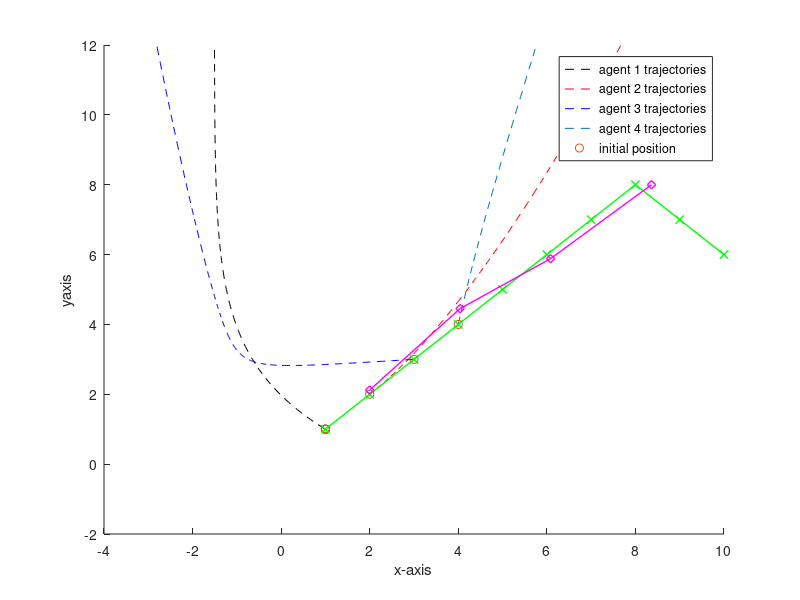

MATLAB code to generate this figure:
adjA = [0 1 0 0;
    0 0 0 1;
    0 0 0 1;
    0 1 0 0];
v = [1 1 1 0];
D = diag(v);
L = D - adjA;

xdx = [1;3;1;3];
xdy = [1;1;3;3];

for i = 1:4
    for j = 1:4
        sumA(i,j) = adjA(i,j)*(xdx(i)-xdx(j));
        sumB(i,j) = adjA(i,j)*(xdy(i)-xdy(j));
    end
    rx(i) = -(1/xdx(i)*sum(sumA(i,:)));
    ry(i) = -(1/xdy(i)*sum(sumB(i,:)));
end

Rx = [rx(1) 0 0 0;
    0 rx(2) 0 0;
    0 0 rx(3) 0;
    0 0 0 rx(4)];
    
Ry = [ry(1) 0 0 0;
    0 ry(2) 0 0;
    0 0 ry(3) 0;
    0 0 0 ry(4)];

phix = L + Rx;
phiy = L + Ry;
 
eig(phix);
eig(phiy);
 
Ax = [ -L -Rx; zeros(4) -phix];
Ay = [ -L -Ry; zeros(4) -phiy];

A = rand(4,4);
B = zeros(8,1);
C = eye(8);
D = 0;
t = 0:0.01:50;
u = zeros(size(t));

f = size(t);
f = f(1,2);

sysx = ss(Ax,B,C,D);
sysy = ss(Ay,B,C,D);

x1 = lsim(sysx,u,t,[1,2 3,4 5,6 7,8]);
y1 = lsim(sysy,u,t,[7,6 5,4 3,2 1,8]);

hold on
plot(x1(:,1),y1(:,7),'k--', x1(:,2),y1(:,6),'r--',x1(:,3),y1(:,5),'b--',x1(:,4),y1(:,4),'--');
plot([1,1 1,2 1,3 1,4],[1,1 1,2 1,3 1,4],'o');
plot([1,2 3,4 5,6 7,8 7,6 5,4 3,2 1,8], '-gx', 'LineWidth',1);
plot([x1(1,2) x1(3,4) x1(5,6) x1(7,8)],[y1(7,6) y1(5,4) y1(3,2) y1(1,8)], '-md', 'LineWidth',1);
axis([-4 10 -2 12])
legend('agent 1 trajectories','agent 2 trajectories','agent 3 trajectories','agent 4 trajectories','initial position')
xlabel('x-axis')
ylabel('yaxis')
hold off